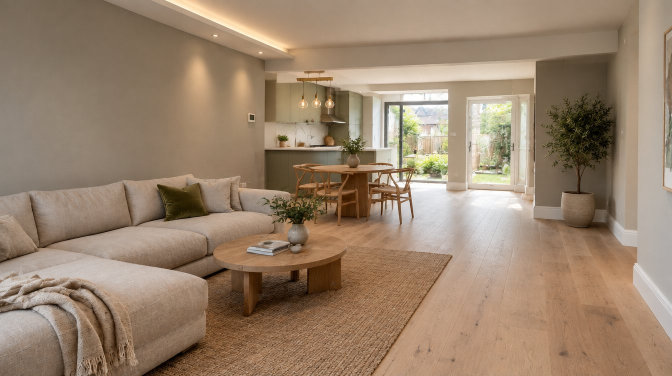
#> input picture assets/render/chaos/web/na.jpg, 1344 x 752 px (shown at 1/2 size)
$ python voorna-uitlijnen.py ../assets/render/chaos/web/na.jpg ../assets/render/chaos/web/na.jpg ../assets/render/chaos/web/na.jpg out.png
#> lines starting #> are read from the running program, lines starting #| are printed output that depends on the picture
# Voor/na-paar uitlijnen voor de schuifbalk: zoekt schaal + verschuiving waarmee de na-foto op de voor-foto past
# (correlatie van randen, grof naar fijn), snijdt beide bij tot het gedeelde stuk en slaat ze even groot op.
# Gebruik: [SCHAAL=min,max] python3 tools/voorna-uitlijnen.py <voor.jpg> <na.jpg> <uit-prefix> [controle.jpg]
#   → <uit-prefix>-voor.jpg en <uit-prefix>-na.jpg (max 1100 breed), en eventueel een controlebeeld (overlap + half/half)
import os, sys
import numpy as np
from PIL import Image, ImageFilter, ImageOps

def randen(im, w):
    g = im.convert('L').resize((w, round(im.height * w / im.width)), Image.LANCZOS).filter(ImageFilter.GaussianBlur(1.2))
    a = np.asarray(g, dtype=np.float32); gx = np.abs(np.diff(a, axis=1))[:-1]; gy = np.abs(np.diff(a, axis=0))[:, :-1]
    e = np.hypot(gx, gy); return (e - e.mean()) / (e.std() + 1e-6)

def zoek(ia, ib, W, schalen, R, stap):
    ea = randen(ia, W); H, Wa = ea.shape; best = None
    for s in schalen:
        eb = randen(ib, round(W * s))
        for dy in range(-R, R + 1, stap):
            for dx in range(-R, R + 1, stap):
                oy = (eb.shape[0] - H) // 2 + dy; ox = (eb.shape[1] - Wa) // 2 + dx
                y0, x0 = max(0, -oy), max(0, -ox); y1 = min(H, eb.shape[0] - oy); x1 = min(Wa, eb.shape[1] - ox)
                if (y1 - y0) < H * .6 or (x1 - x0) < Wa * .6: continue
                r = float((ea[y0:y1, x0:x1] * eb[y0 + oy:y1 + oy, x0 + ox:x1 + ox]).mean())
                if best is None or r > best[0]: best = (r, s, dx, dy)
    return best

def uitsnede(ia, ib, W, s, dx, dy):
    k = ia.width / W; H = round(ia.height * W / ia.width); bw = round(W * s); bh = round(ib.height * bw / ib.width)
    oy = (bh - H) // 2 + dy; ox = (bw - W) // 2 + dx
    y0, x0 = max(0, -oy), max(0, -ox); y1 = min(H, bh - oy); x1 = min(W, bw - ox)
    ca = ia.crop((round(x0 * k), round(y0 * k), round(x1 * k), round(y1 * k))); kb = ib.width / bw
    cb = ib.crop((round((x0 + ox) * kb), round((y0 + oy) * kb), round((x1 + ox) * kb), round((y1 + oy) * kb))).resize(ca.size, Image.LANCZOS)
    return ca, cb

def fijn(ia, ib, s, dx, dy, W=320):
    # rond de grove schatting: schaal in stapjes van 0,005 en verschuiving per pixel op dubbele resolutie
    ea = randen(ia, W); H, Wa = ea.shape; best = None
    for ss in np.arange(s - .02, s + .021, .005):
        eb = randen(ib, round(W * ss))
        for ddy in range(dy * 2 - 6, dy * 2 + 7):
            for ddx in range(dx * 2 - 6, dx * 2 + 7):
                oy = (eb.shape[0] - H) // 2 + ddy; ox = (eb.shape[1] - Wa) // 2 + ddx
                y0, x0 = max(0, -oy), max(0, -ox); y1 = min(H, eb.shape[0] - oy); x1 = min(Wa, eb.shape[1] - ox)
                if (y1 - y0) < H * .6 or (x1 - x0) < Wa * .6: continue
                r = float((ea[y0:y1, x0:x1] * eb[y0 + oy:y1 + oy, x0 + ox:x1 + ox]).mean())
                if best is None or r > best[0]: best = (r, ss, ddx, ddy)
    return best

if __name__ == '__main__':
    voor, na, prefix = sys.argv[1:4]
    ia = ImageOps.exif_transpose(Image.open(voor)).convert('RGB'); ib = ImageOps.exif_transpose(Image.open(na)).convert('RGB')
#> further down, ia is the input picture: PIL image 1344x752 RGB; mean R, G, B 153.3, 131, 109
    lo, hi = map(float, os.environ.get('SCHAAL', '0.6,1.6').split(','))   # bv. SCHAAL=0.85,1.1 als hij een verkeerde schaal pakt
    _, s, dx, dy = zoek(ia, ib, 160, np.arange(lo, hi, 0.03), 36, 3)
#> in randen, `e = np.hypot(gx, gy)`:
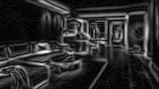
#> e: shape (89, 159) float32; min 0, max 39.62, mean 7; drawn with min black and max white
#> the loop in zoek, `for s in schalen:` made 34 passes
#> s on passes 1 to 12: 0.6, 0.63, 0.66, 0.69, 0.72, 0.75, 0.78, 0.81, 0.84, 0.87, 0.9, 0.93
#> pass 1, in randen (call 2), `gy = np.abs(np.diff(a, axis=0))[:, :-1]`:
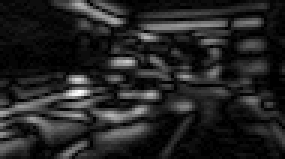
#> gy: shape (53, 95) float32 (shown 3 times larger); min 0, max 37, mean 5.3; drawn with min black and max white
#> after the loop in zoek, `for s in schalen:`: best = (0.93, 0.99, 0, 0)
#> s = 0.99; dx = 0; dy = 0
    r, s, dx, dy = fijn(ia, ib, s, dx, dy)
#> in randen (call 36), `g = im.convert('L').resize((w, round(im.height * w / im.width)), Image..`:
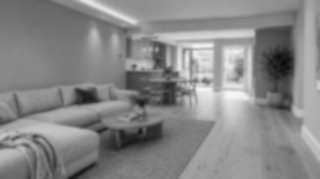
#> g: PIL image 320x179 L; min 11, max 248, mean 135.2
#> the loop in fijn, `for ss in np.arange(s - .02, s + .021, .005):` made 9 passes
#> pass 1, in randen (call 37), `gx = np.abs(np.diff(a, axis=1))[:-1]`:
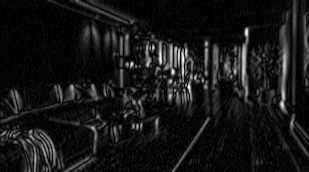
#> gx: shape (172, 309) float32; min 0, max 33, mean 2.9; drawn with min black and max white
#> pass 1, in randen (call 37), `gy = np.abs(np.diff(a, axis=0))[:, :-1]`:
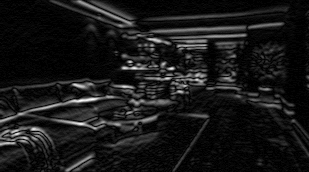
#> gy: shape (172, 309) float32; min 0, max 37, mean 3.5; drawn with min black and max white
#> after the loop in fijn, `for ss in np.arange(s - .02, s + .021, .005):`: best = (1, 1, 0, 0)
#> r = 1; s = 1
    ca, cb = uitsnede(ia, ib, 320, s, dx, dy)
#> in uitsnede, `bw = round(W * s)`: bw = 320
#> in uitsnede, `bh = round(ib.height * bw / ib.width)`: bh = 179
#> in uitsnede, `oy = (bh - H) // 2 + dy`: oy = 0
#> in uitsnede, `y1 = min(H, bh - oy)`: y1 = 179
#> in uitsnede, `x1 = min(W, bw - ox)`: x1 = 320
#> in uitsnede, `kb = ib.width / bw`: kb = 4.2
    if ca.width > 1100:
        h = round(ca.height * 1100 / ca.width); ca = ca.resize((1100, h), Image.LANCZOS); cb = cb.resize((1100, h), Image.LANCZOS)
#> after `h = round(ca.height * 1100 / ca.width)`: h = 615
    ca.save(prefix + '-voor.jpg', quality=78, optimize=True, progressive=True)
    cb.save(prefix + '-na.jpg', quality=78, optimize=True, progressive=True)
    print(f'overeenkomst {r:.2f}  schaal {s:.3f}  maat {ca.size[0]}x{ca.size[1]}')
#| overeenkomst 1.00  schaal 1.000  maat 1100x615
    if len(sys.argv) > 4:
        half = ca.copy(); half.paste(cb.crop((ca.width // 2, 0, ca.width, ca.height)), (ca.width // 2, 0))
        o = Image.new('RGB', (ca.width * 2 + 20, ca.height), 'white'); o.paste(Image.blend(ca, cb, .5), (0, 0)); o.paste(half, (ca.width + 20, 0))
#> after `o = Image.new('RGB', (ca.width * 2 + 20, ca.height), 'white')`: o: PIL image 2220x615 RGB; every value is 255
#> after `o.paste(Image.blend(ca, cb, 0.5), (0, 0))`:
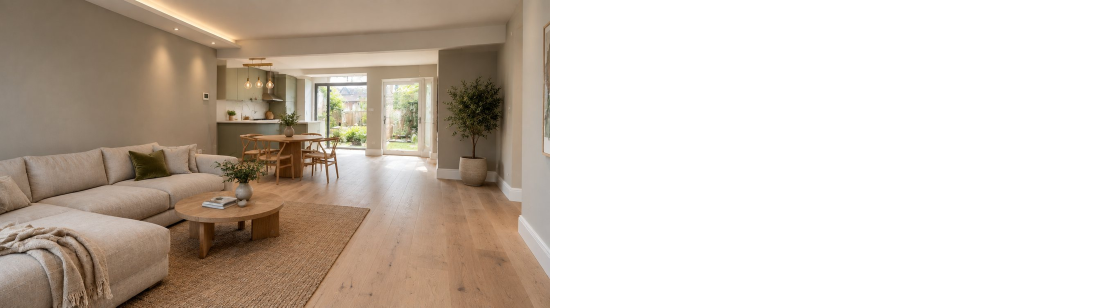
#> o: PIL image 2220x615 RGB (shown at 1/2 size); mean R, G, B 204.6, 193.5, 182.7
        o.thumbnail((1200, 1200)); o.save(sys.argv[4], quality=82)
#> after `o.thumbnail((1200, 1200))`:
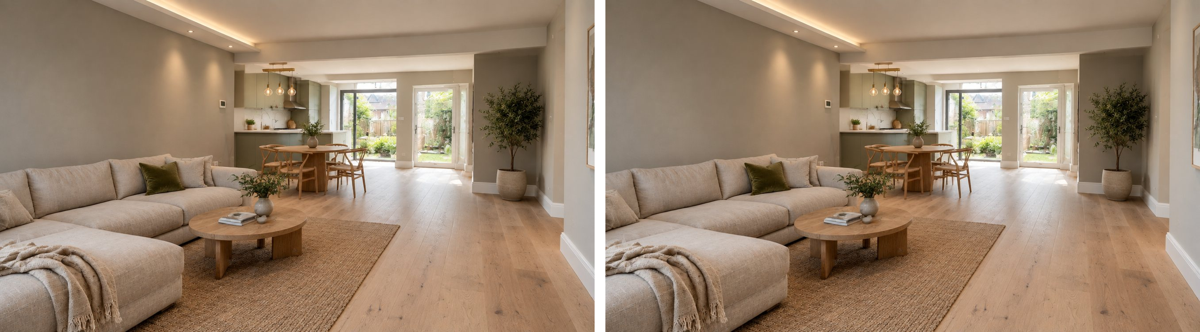
#> o: PIL image 1200x332 RGB; mean R, G, B 154.2, 132.1, 110.3

$ run again, with assets/render/chaos/web/chaos.jpg copied over assets/render/chaos/web/na.jpg
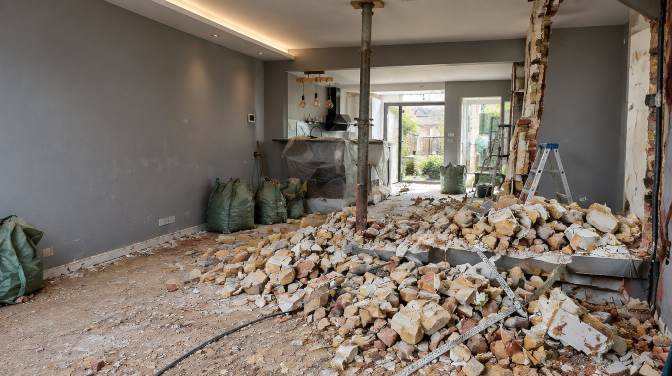
#> input picture assets/render/chaos/web/chaos.jpg, 1344 x 752 px (shown at 1/2 size)
#> ia is the input picture: PIL image 1344x752 RGB; mean R, G, B 124.5, 113.9, 103
#> the loop in zoek, `for s in schalen:` made 34 passes
#> s on passes 1 to 8: 0.6, 0.63, 0.66, 0.69, 0.72, 0.75, 0.78, 0.81
#> after the loop in zoek, `for s in schalen:`: best = (0.889, 0.99, 0, 0)
#> `_, s, dx, dy = zoek(ia, ib, 160, np.arange(lo, hi, 0.03), 36, 3)`: s = 0.99; dx = 0
#> g: PIL image 320x179 L
#> a: shape (179, 320) float32
#> gx: shape (178, 319) float32
#> gy: shape (178, 319) float32
#> e: shape (178, 319) float32
#> the loop in fijn, `for ss in np.arange(s - .02, s + .021, .005):` made 9 passes
#> pass 1, in randen (call 37), `gy = np.abs(np.diff(a, axis=0))[:, :-1]`:
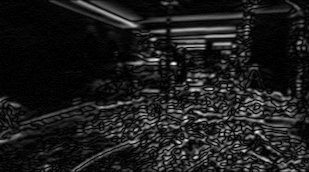
#> gy: shape (172, 309) float32; min 0, max 47, mean 5.3; drawn with min black and max white
#> after the loop in fijn, `for ss in np.arange(s - .02, s + .021, .005):`: best = (1, 1, 0, 0)
#> `r, s, dx, dy = fijn(ia, ib, s, dx, dy)`: r = 1
#> bw = 320
#> bh = 179
#> oy = 0
#> y1 = 179
#> x1 = 320
#> kb = 4.2
#| overeenkomst 1.00  schaal 1.000  maat 1100x615
#> `o.thumbnail((1200, 1200))`:
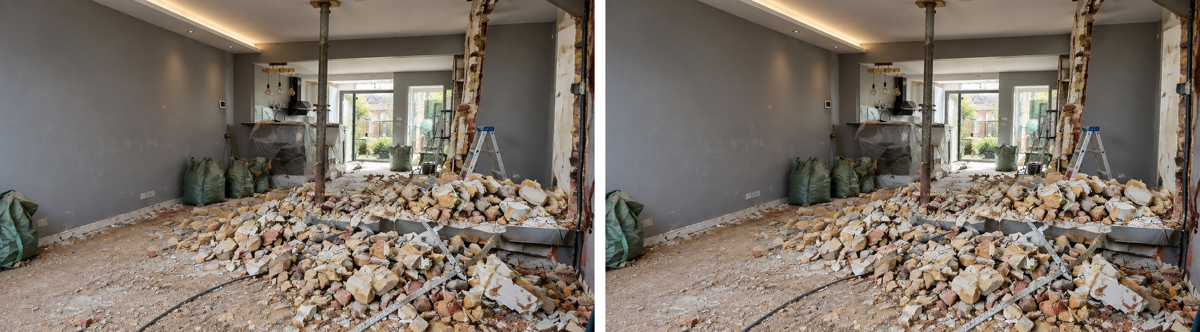
#> o: PIL image 1200x332 RGB; mean R, G, B 125.6, 115.2, 104.4
